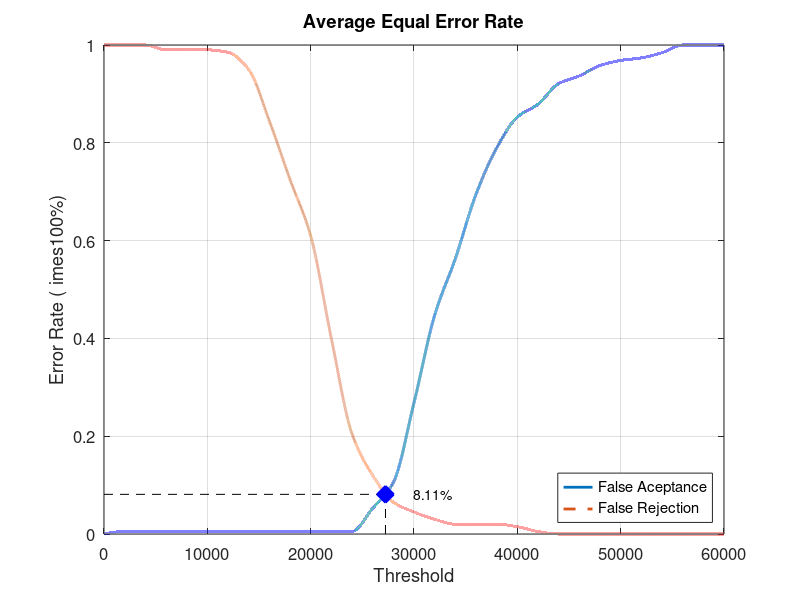
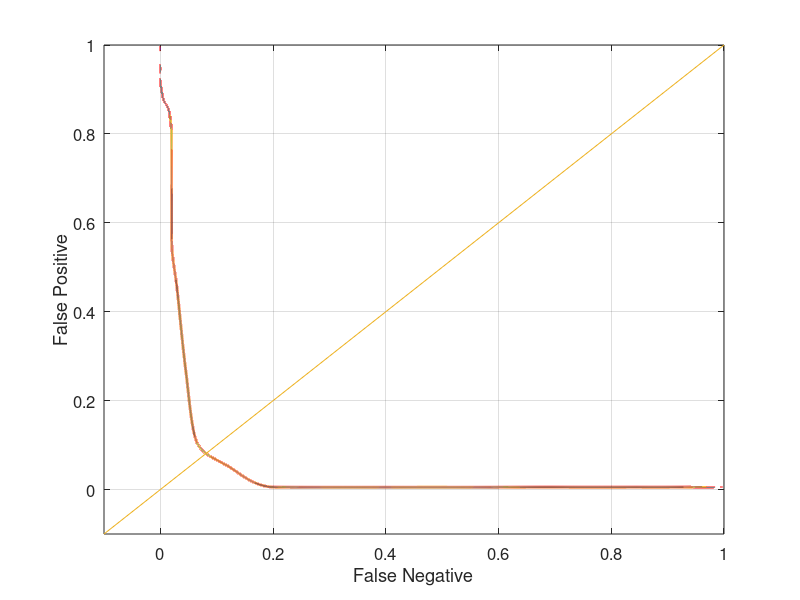

Reproduce these figures in MATLAB, in order.
close all;
clear;
clc;
x = 0:2000:60000;
xq = 0:0.5:60000;

y0 = [0 0.00526316 0.00526316 0.00526316 0.00526316 0.00526316 0.00526316 0.00526316 0.00526316 0.00526316 0.00526316 0.00526316 0.00526316 0.0526316 0.105263 0.268421 0.447368 0.563158 0.694737 0.789474 0.852632 0.878947 0.921053 0.936842 0.957895 0.968421 0.973684 0.984211 1 1 1]
yy0 = interp1(x, y0, xq, 'pchip');
y1 = [1 1 1 0.99 0.99 0.99 0.985 0.95 0.845 0.725 0.61 0.4 0.205 0.12 0.065 0.045 0.03 0.02 0.02 0.02 0.015 0.005 0 0 0 0 0 0 0 0 0]
yy1 = interp1(x, y1, xq, 'pchip');

% Calculating EER: 
y2 = abs(y0 - y1);
find(y2 == min(y2))
yy2 = abs(yy0 - yy1);
xEER = find(yy2 == min(yy2));
xEERIndex = xq(xEER) % X-axis EER
yEER = yy0(xEER) % Y-axis EER

main = figure
plot(xq, yy0,'-','LineWidth', 2);	hold on
plot(xq, yy1,'--','LineWidth', 2);	hold on
plot([xEERIndex xEERIndex], [0 yEER], 'k--');	hold on
plot([0 xEERIndex], [yEER yEER], 'k--');	hold on
plot(xEERIndex, yEER, 'bx', 'LineWidth', 10);	hold on
text(xEERIndex + 10 * xEERIndex / 100, yEER, [num2str(round((10000 * yEER)) / 100) '%'])
legend('False Aceptance', 'False Rejection', 'Location', 'SouthEast')
xlabel('Threshold')
ylabel('Error Rate (	imes100%)')
title('Average Equal Error Rate')
set(gca, 'FontSize', 12)
axis([0 60000 0 1])
grid on

print(main, 'Database3_4Main', '-dpng');
FNRxFPR = figure('Color', [1 1 1]);
plot(yy1, yy0, '-', yy1, yy0, 'LineWidth', 2);
hold on
y = -0.1:0.1:1
plot(y, y); 
set(gca, 'FontSize', 12)
xlabel('False Negative')
ylabel('False Positive')
axis([-0.1 1 -0.1 1])
set(gca, 'FontSize', 12)
grid on

print(FNRxFPR, 'Database3_4FNRxFPR','-dpng');
